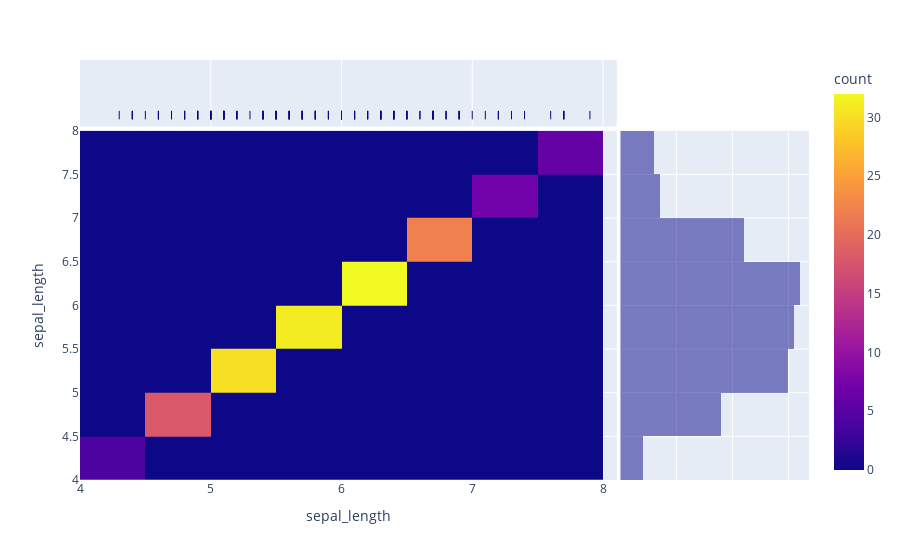
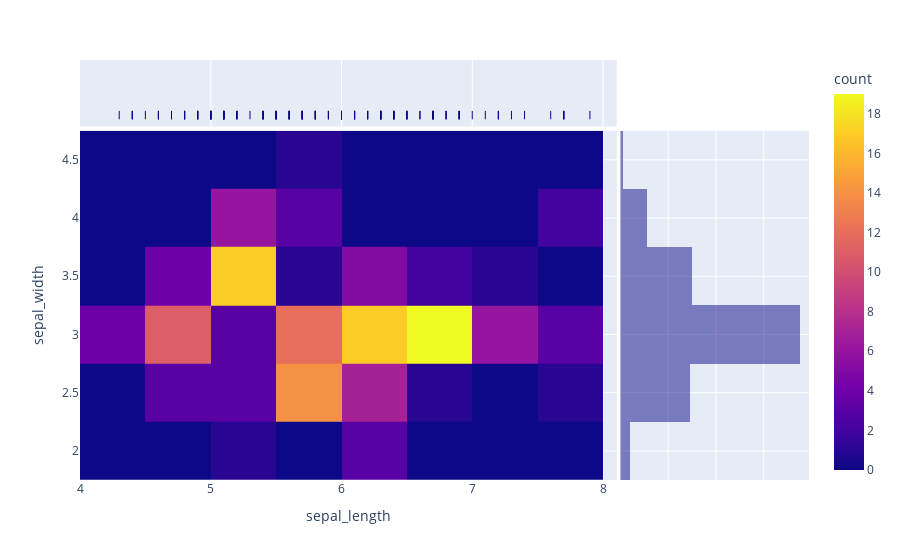
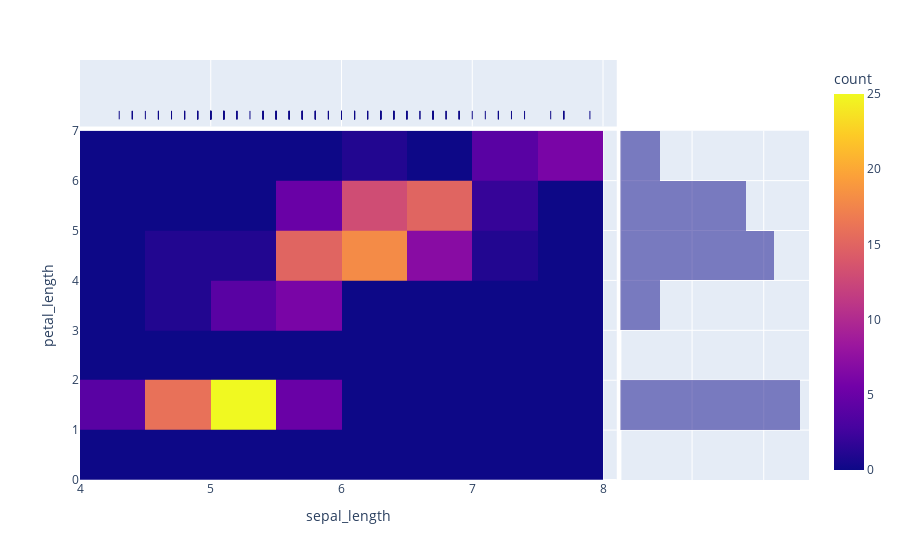
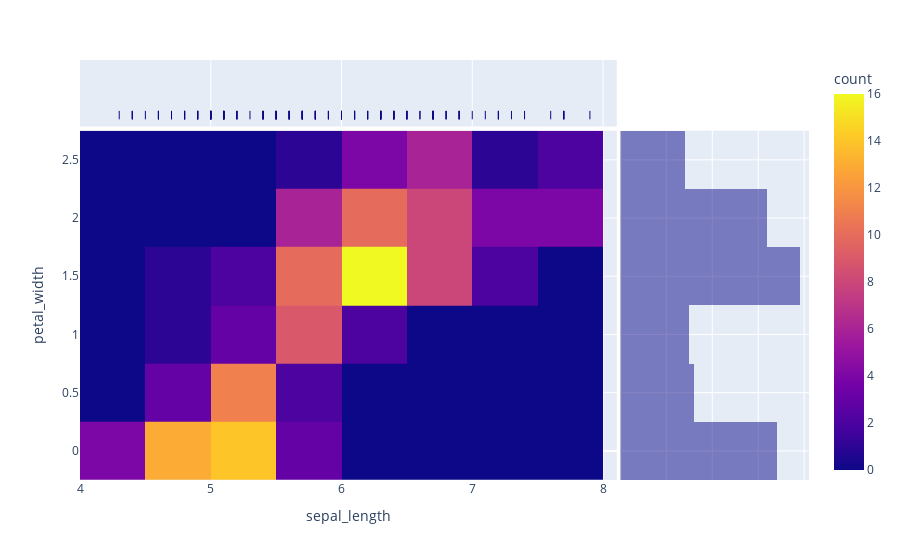

Notebook code for these charts, in order:
### Code cell
# Density_heatmap graph via Plotly of All Possible outcome for Independent Variable:
def Plot(a,b):
    fig = px.density_heatmap(df, x=a, y=b, marginal_x="rug", marginal_y="histogram")
    fig.show()
[Plot(i,j) for i,j in Possible_outcome]

### Figure 1 — Plotly figure (JSON) as saved in the notebook; plotly's stock layout.template omitted (floating-point values rounded to 4 significant figures; data arrays with more than 128 entries replaced by an {"elided": "..."} marker saying what was removed)
{"data": [{"coloraxis": "coloraxis", "hovertemplate": "sepal_length=%{y}<br>count=%{z}<extra></extra>", "name": "", "type": "histogram2d", "x": {"elided": "150 float values"}, "xaxis": "x", "xbingroup": "x", "y": {"elided": "150 float values"}, "yaxis": "y", "ybingroup": "y"}, {"alignmentgroup": "True", "boxpoints": "all", "fillcolor": "rgba(255,255,255,0)", "hoveron": "points", "hovertemplate": "sepal_length=%{x}<extra></extra>", "jitter": 0, "legendgroup": "", "line": {"color": "rgba(255,255,255,0)"}, "marker": {"color": "#0d0887", "symbol": "line-ns-open"}, "name": "", "offsetgroup": "", "showlegend": false, "type": "box", "x": {"elided": "150 float values"}, "xaxis": "x3", "yaxis": "y3"}, {"alignmentgroup": "True", "bingroup": "y", "hovertemplate": "sepal_length=%{y}<br>count=%{x}<extra></extra>", "legendgroup": "", "marker": {"color": "#0d0887"}, "name": "", "offsetgroup": "", "opacity": 0.5, "showlegend": false, "type": "histogram", "xaxis": "x2", "y": {"elided": "150 float values"}, "yaxis": "y2"}], "layout": {"autosize": true, "barmode": "overlay", "coloraxis": {"colorbar": {"title": {"text": "count"}}, "colorscale": [[0, "#0d0887"], [0.1111, "#46039f"], [0.2222, "#7201a8"], [0.3333, "#9c179e"], [0.4444, "#bd3786"], [0.5556, "#d8576b"], [0.6667, "#ed7953"], [0.7778, "#fb9f3a"], [0.8889, "#fdca26"], [1, "#f0f921"]]}, "legend": {"tracegroupgap": 0}, "margin": {"t": 60}, "xaxis": {"anchor": "y", "autorange": true, "domain": [0, 0.7363], "range": [4, 8.105], "title": {"text": "sepal_length"}, "type": "linear"}, "xaxis2": {"anchor": "y2", "autorange": true, "domain": [0.7413, 1], "matches": "x2", "range": [0, 33.68], "showgrid": true, "showline": false, "showticklabels": false, "ticks": ""}, "xaxis3": {"anchor": "y3", "autorange": true, "domain": [0, 0.7363], "matches": "x", "range": [4, 8.105], "showgrid": true, "showticklabels": false, "type": "linear"}, "xaxis4": {"anchor": "y4", "domain": [0.7413, 1], "matches": "x2", "showgrid": true, "showline": false, "showticklabels": false, "ticks": ""}, "yaxis": {"anchor": "x", "autorange": true, "domain": [0, 0.8316], "range": [4, 8], "title": {"text": "sepal_length"}, "type": "linear"}, "yaxis2": {"anchor": "x2", "autorange": true, "domain": [0, 0.8316], "matches": "y", "range": [4, 8], "showgrid": true, "showticklabels": false, "type": "linear"}, "yaxis3": {"anchor": "x3", "autorange": true, "domain": [0.8416, 1], "matches": "y3", "range": [-0.5942, 0.5], "showgrid": false, "showline": false, "showticklabels": false, "ticks": "", "type": "category"}, "yaxis4": {"anchor": "x4", "domain": [0.8416, 1], "matches": "y3", "showgrid": true, "showline": false, "showticklabels": false, "ticks": ""}}}

### Figure 2 — Plotly figure (JSON) as saved in the notebook; plotly's stock layout.template omitted (floating-point values rounded to 4 significant figures; data arrays with more than 128 entries replaced by an {"elided": "..."} marker saying what was removed)
{"data": [{"coloraxis": "coloraxis", "hovertemplate": "sepal_length=%{x}<br>sepal_width=%{y}<br>count=%{z}<extra></extra>", "name": "", "type": "histogram2d", "x": {"elided": "150 float values"}, "xaxis": "x", "xbingroup": "x", "y": {"elided": "150 float values"}, "yaxis": "y", "ybingroup": "y"}, {"alignmentgroup": "True", "boxpoints": "all", "fillcolor": "rgba(255,255,255,0)", "hoveron": "points", "hovertemplate": "sepal_length=%{x}<extra></extra>", "jitter": 0, "legendgroup": "", "line": {"color": "rgba(255,255,255,0)"}, "marker": {"color": "#0d0887", "symbol": "line-ns-open"}, "name": "", "offsetgroup": "", "showlegend": false, "type": "box", "x": {"elided": "150 float values"}, "xaxis": "x3", "yaxis": "y3"}, {"alignmentgroup": "True", "bingroup": "y", "hovertemplate": "sepal_width=%{y}<br>count=%{x}<extra></extra>", "legendgroup": "", "marker": {"color": "#0d0887"}, "name": "", "offsetgroup": "", "opacity": 0.5, "showlegend": false, "type": "histogram", "xaxis": "x2", "y": {"elided": "150 float values"}, "yaxis": "y2"}], "layout": {"autosize": true, "barmode": "overlay", "coloraxis": {"colorbar": {"title": {"text": "count"}}, "colorscale": [[0, "#0d0887"], [0.1111, "#46039f"], [0.2222, "#7201a8"], [0.3333, "#9c179e"], [0.4444, "#bd3786"], [0.5556, "#d8576b"], [0.6667, "#ed7953"], [0.7778, "#fb9f3a"], [0.8889, "#fdca26"], [1, "#f0f921"]]}, "legend": {"tracegroupgap": 0}, "margin": {"t": 60}, "xaxis": {"anchor": "y", "autorange": true, "domain": [0, 0.7363], "range": [4, 8.105], "title": {"text": "sepal_length"}, "type": "linear"}, "xaxis2": {"anchor": "y2", "autorange": true, "domain": [0.7413, 1], "matches": "x2", "range": [0, 78.95], "showgrid": true, "showline": false, "showticklabels": false, "ticks": ""}, "xaxis3": {"anchor": "y3", "autorange": true, "domain": [0, 0.7363], "matches": "x", "range": [4, 8.105], "showgrid": true, "showticklabels": false, "type": "linear"}, "xaxis4": {"anchor": "y4", "domain": [0.7413, 1], "matches": "x2", "showgrid": true, "showline": false, "showticklabels": false, "ticks": ""}, "yaxis": {"anchor": "x", "autorange": true, "domain": [0, 0.8316], "range": [1.75, 4.75], "title": {"text": "sepal_width"}, "type": "linear"}, "yaxis2": {"anchor": "x2", "autorange": true, "domain": [0, 0.8316], "matches": "y", "range": [1.75, 4.75], "showgrid": true, "showticklabels": false, "type": "linear"}, "yaxis3": {"anchor": "x3", "autorange": true, "domain": [0.8416, 1], "matches": "y3", "range": [-0.5942, 0.5], "showgrid": false, "showline": false, "showticklabels": false, "ticks": "", "type": "category"}, "yaxis4": {"anchor": "x4", "domain": [0.8416, 1], "matches": "y3", "showgrid": true, "showline": false, "showticklabels": false, "ticks": ""}}}

### Figure 3 — Plotly figure (JSON) as saved in the notebook; plotly's stock layout.template omitted (floating-point values rounded to 4 significant figures; data arrays with more than 128 entries replaced by an {"elided": "..."} marker saying what was removed)
{"data": [{"coloraxis": "coloraxis", "hovertemplate": "sepal_length=%{x}<br>petal_length=%{y}<br>count=%{z}<extra></extra>", "name": "", "type": "histogram2d", "x": {"elided": "150 float values"}, "xaxis": "x", "xbingroup": "x", "y": {"elided": "150 float values"}, "yaxis": "y", "ybingroup": "y"}, {"alignmentgroup": "True", "boxpoints": "all", "fillcolor": "rgba(255,255,255,0)", "hoveron": "points", "hovertemplate": "sepal_length=%{x}<extra></extra>", "jitter": 0, "legendgroup": "", "line": {"color": "rgba(255,255,255,0)"}, "marker": {"color": "#0d0887", "symbol": "line-ns-open"}, "name": "", "offsetgroup": "", "showlegend": false, "type": "box", "x": {"elided": "150 float values"}, "xaxis": "x3", "yaxis": "y3"}, {"alignmentgroup": "True", "bingroup": "y", "hovertemplate": "petal_length=%{y}<br>count=%{x}<extra></extra>", "legendgroup": "", "marker": {"color": "#0d0887"}, "name": "", "offsetgroup": "", "opacity": 0.5, "showlegend": false, "type": "histogram", "xaxis": "x2", "y": {"elided": "150 float values"}, "yaxis": "y2"}], "layout": {"autosize": true, "barmode": "overlay", "coloraxis": {"colorbar": {"title": {"text": "count"}}, "colorscale": [[0, "#0d0887"], [0.1111, "#46039f"], [0.2222, "#7201a8"], [0.3333, "#9c179e"], [0.4444, "#bd3786"], [0.5556, "#d8576b"], [0.6667, "#ed7953"], [0.7778, "#fb9f3a"], [0.8889, "#fdca26"], [1, "#f0f921"]]}, "legend": {"tracegroupgap": 0}, "margin": {"t": 60}, "xaxis": {"anchor": "y", "autorange": true, "domain": [0, 0.7363], "range": [4, 8.105], "title": {"text": "sepal_length"}, "type": "linear"}, "xaxis2": {"anchor": "y2", "autorange": true, "domain": [0.7413, 1], "matches": "x2", "range": [0, 52.63], "showgrid": true, "showline": false, "showticklabels": false, "ticks": ""}, "xaxis3": {"anchor": "y3", "autorange": true, "domain": [0, 0.7363], "matches": "x", "range": [4, 8.105], "showgrid": true, "showticklabels": false, "type": "linear"}, "xaxis4": {"anchor": "y4", "domain": [0.7413, 1], "matches": "x2", "showgrid": true, "showline": false, "showticklabels": false, "ticks": ""}, "yaxis": {"anchor": "x", "autorange": true, "domain": [0, 0.8316], "range": [0, 7], "title": {"text": "petal_length"}, "type": "linear"}, "yaxis2": {"anchor": "x2", "autorange": true, "domain": [0, 0.8316], "matches": "y", "range": [0, 7], "showgrid": true, "showticklabels": false, "type": "linear"}, "yaxis3": {"anchor": "x3", "autorange": true, "domain": [0.8416, 1], "matches": "y3", "range": [-0.5942, 0.5], "showgrid": false, "showline": false, "showticklabels": false, "ticks": "", "type": "category"}, "yaxis4": {"anchor": "x4", "domain": [0.8416, 1], "matches": "y3", "showgrid": true, "showline": false, "showticklabels": false, "ticks": ""}}}

### Figure 4 — Plotly figure (JSON) as saved in the notebook; plotly's stock layout.template omitted (floating-point values rounded to 4 significant figures; data arrays with more than 128 entries replaced by an {"elided": "..."} marker saying what was removed)
{"data": [{"coloraxis": "coloraxis", "hovertemplate": "sepal_length=%{x}<br>petal_width=%{y}<br>count=%{z}<extra></extra>", "name": "", "type": "histogram2d", "x": {"elided": "150 float values"}, "xaxis": "x", "xbingroup": "x", "y": {"elided": "150 float values"}, "yaxis": "y", "ybingroup": "y"}, {"alignmentgroup": "True", "boxpoints": "all", "fillcolor": "rgba(255,255,255,0)", "hoveron": "points", "hovertemplate": "sepal_length=%{x}<extra></extra>", "jitter": 0, "legendgroup": "", "line": {"color": "rgba(255,255,255,0)"}, "marker": {"color": "#0d0887", "symbol": "line-ns-open"}, "name": "", "offsetgroup": "", "showlegend": false, "type": "box", "x": {"elided": "150 float values"}, "xaxis": "x3", "yaxis": "y3"}, {"alignmentgroup": "True", "bingroup": "y", "hovertemplate": "petal_width=%{y}<br>count=%{x}<extra></extra>", "legendgroup": "", "marker": {"color": "#0d0887"}, "name": "", "offsetgroup": "", "opacity": 0.5, "showlegend": false, "type": "histogram", "xaxis": "x2", "y": {"elided": "150 float values"}, "yaxis": "y2"}], "layout": {"autosize": true, "barmode": "overlay", "coloraxis": {"colorbar": {"title": {"text": "count"}}, "colorscale": [[0, "#0d0887"], [0.1111, "#46039f"], [0.2222, "#7201a8"], [0.3333, "#9c179e"], [0.4444, "#bd3786"], [0.5556, "#d8576b"], [0.6667, "#ed7953"], [0.7778, "#fb9f3a"], [0.8889, "#fdca26"], [1, "#f0f921"]]}, "legend": {"tracegroupgap": 0}, "margin": {"t": 60}, "xaxis": {"anchor": "y", "autorange": true, "domain": [0, 0.7363], "range": [4, 8.105], "title": {"text": "sepal_length"}, "type": "linear"}, "xaxis2": {"anchor": "y2", "autorange": true, "domain": [0.7413, 1], "matches": "x2", "range": [0, 41.05], "showgrid": true, "showline": false, "showticklabels": false, "ticks": ""}, "xaxis3": {"anchor": "y3", "autorange": true, "domain": [0, 0.7363], "matches": "x", "range": [4, 8.105], "showgrid": true, "showticklabels": false, "type": "linear"}, "xaxis4": {"anchor": "y4", "domain": [0.7413, 1], "matches": "x2", "showgrid": true, "showline": false, "showticklabels": false, "ticks": ""}, "yaxis": {"anchor": "x", "autorange": true, "domain": [0, 0.8316], "range": [-0.25, 2.75], "title": {"text": "petal_width"}, "type": "linear"}, "yaxis2": {"anchor": "x2", "autorange": true, "domain": [0, 0.8316], "matches": "y", "range": [-0.25, 2.75], "showgrid": true, "showticklabels": false, "type": "linear"}, "yaxis3": {"anchor": "x3", "autorange": true, "domain": [0.8416, 1], "matches": "y3", "range": [-0.5942, 0.5], "showgrid": false, "showline": false, "showticklabels": false, "ticks": "", "type": "category"}, "yaxis4": {"anchor": "x4", "domain": [0.8416, 1], "matches": "y3", "showgrid": true, "showline": false, "showticklabels": false, "ticks": ""}}}
